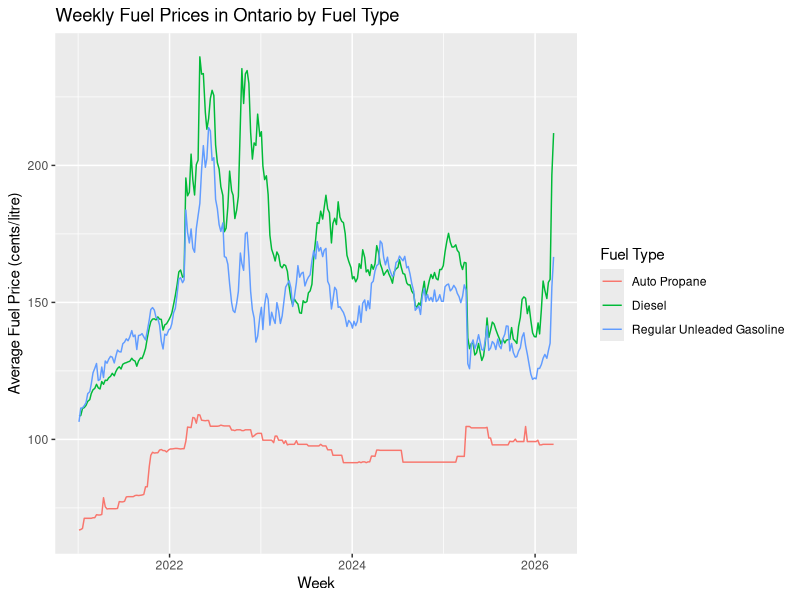
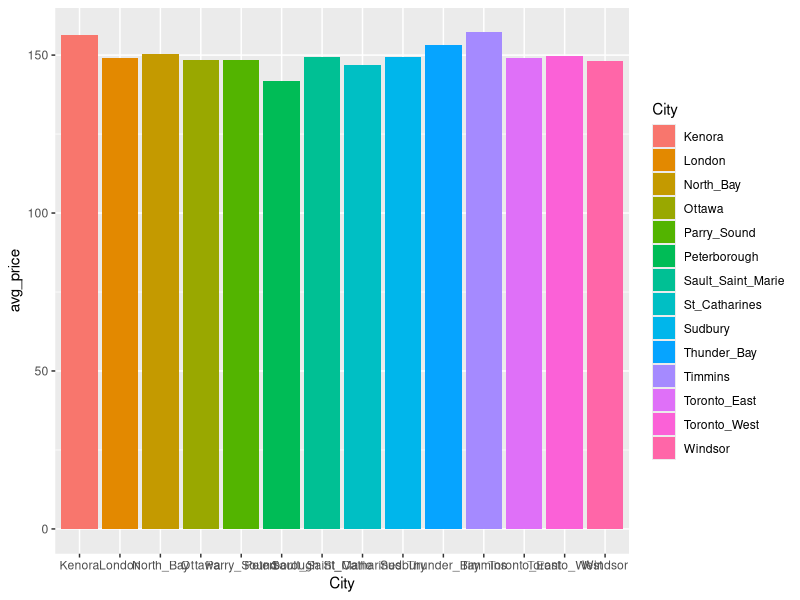
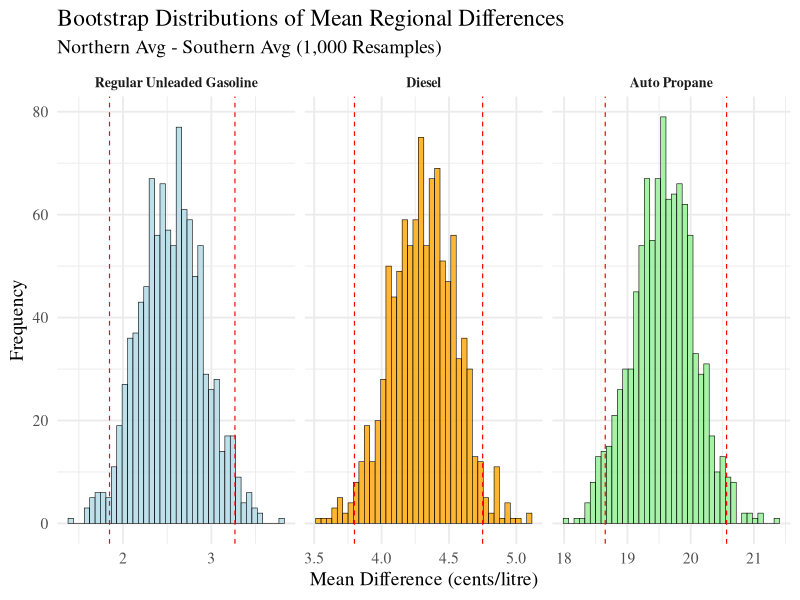

Recreate these plots in R, in order. (Note: this script raises an error after producing the figures.)
## ---- chunk 1
knitr::opts_chunk$set(echo = TRUE)
## ---- chunk 2
library(tidyverse)
library(dplyr)
library(lubridate)
library(knitr)
library(ggplot2)
## ---- chunk 3
raw_data = read.csv("data/fueltypesall.csv")
## ---- chunk 4
d = raw_data %>%
  rename(
    Toronto_West = Toronto.West.Ouest,
    Toronto_East = Toronto.East.Est,
    St_Catharines = St..Catharine.s,
    Sault_Saint_Marie = Sault.Saint.Marie,
    Thunder_Bay = Thunder.Bay,
    North_Bay = North.Bay,
    Parry_Sound = Parry.Sound,
    Ontario_Average = Ontario.Average.Moyenne.provinciale,
    Southern_Ontario_Average = Southern.Average.Moyenne.du.sud.de.l.Ontario,
    Northern_Ontario_Average = Northern.Average.Moyenne.du.nord.de.l.Ontario,
    Fuel_Type = Fuel.Type
  )
## ---- chunk 5
old_cols = names(raw_data)
new_cols = names(d)

names_comparison = data.frame(
  Before = old_cols,
  After = new_cols,
  stringsAsFactors = FALSE 
)

library(knitr)
kable(names_comparison, caption = "Old Column Names vs. New Column Names")
## ---- chunk 6
d = d %>% 
  select(!Type.de.carburant)
## ---- chunk 7
d = d %>%
  mutate(across(where(is.numeric), ~ na_if(., 0)))
## ---- chunk 8
d = d %>%
  mutate(Date = as.Date(Date))
## ---- chunk 9
d = d %>%
  filter(Date >= as.Date("2021-01-01"))
## ---- chunk 10
regular_gas_data = d %>%
  filter(Fuel_Type == "Regular Unleaded Gasoline") %>%
  select(!Fuel_Type)

diesel_data = d %>%
  filter(Fuel_Type == "Diesel") %>%
  select(!Fuel_Type)

auto_propane_data = d %>%
  filter(Fuel_Type == "Auto Propane") %>%
  select(!Fuel_Type)
## ---- chunk 11
glimpse(auto_propane_data)
## ---- chunk 12
regular_gas_data_reg = regular_gas_data %>%
  select(Date, Ottawa, Windsor, London, Peterborough, Sudbury, North_Bay, Parry_Sound, Sault_Saint_Marie, St_Catharines, Thunder_Bay, Toronto_East, Toronto_West, Timmins, Kenora) %>%
  pivot_longer(cols = -Date, names_to = "City", values_to = "Price") %>%
  drop_na() %>%
  mutate(Time_Index = as.numeric(Date - min(Date)))

diesel_data_reg = diesel_data %>%
  select(Date, Ottawa, Windsor, London, Peterborough, Sudbury, North_Bay, Parry_Sound, 
         Sault_Saint_Marie, St_Catharines, Thunder_Bay, Toronto_East, Toronto_West, 
         Timmins, Kenora) %>%
  pivot_longer(cols = -Date, names_to = "City", values_to = "Price") %>%
  drop_na() %>%
  mutate(Time_Index = as.numeric(Date - min(Date)))

auto_propane_data_reg = auto_propane_data %>%
  select(Date, Ottawa, Windsor, London, Thunder_Bay, Toronto_East, Toronto_West, 
         Kenora) %>%
  pivot_longer(cols = -Date, names_to = "City", values_to = "Price") %>%
  drop_na() %>%
  mutate(Time_Index = as.numeric(Date - min(Date)))
## ---- chunk 13
glimpse(auto_propane_data)
## ---- chunk 14
d %>% 
  filter(Fuel_Type %in% c("Regular Unleaded Gasoline", "Diesel", "Auto Propane")) %>%
  ggplot(aes(x = Date, y = Ontario_Average, color = Fuel_Type)) + 
  geom_line() +
  labs(
    title = "Weekly Fuel Prices in Ontario by Fuel Type",
    x = "Week",
    y = "Average Fuel Price (cents/litre)",
    color = "Fuel Type")
## ---- chunk 15
regular_gas_data_reg %>%
  group_by(City) %>%
  summarise(avg_price = mean(Price, na.rm = TRUE)) %>%
  ggplot(aes(x = City, y = avg_price, fill = City)) +
  geom_col()
## ---- chunk 16
# REGULAR GASOLINE
regional_compare_gas = regular_gas_data %>%
  filter(Date >= as.Date("2021-01-01")) %>%
  select(Date, Northern_Ontario_Average, Southern_Ontario_Average) %>%
  drop_na() %>%
  mutate(Reg_Diff = Northern_Ontario_Average - Southern_Ontario_Average)

t_test_gas = t.test(regional_compare_gas$Northern_Ontario_Average, 
                    regional_compare_gas$Southern_Ontario_Average,
                    paired = TRUE)
mean_diff_gas = t_test_gas$estimate
ci_lower_gas = t_test_gas$conf.int[1]
ci_upper_gas = t_test_gas$conf.int[2]
p_val_gas = t_test_gas$p.value

# DIESEL
regional_compare_diesel = diesel_data %>%
  filter(Date >= as.Date("2021-01-01")) %>%
  select(Date, Northern_Ontario_Average, Southern_Ontario_Average) %>%
  drop_na() %>%
  mutate(Reg_Diff = Northern_Ontario_Average - Southern_Ontario_Average)

t_test_diesel = t.test(regional_compare_diesel$Northern_Ontario_Average,
                       regional_compare_diesel$Southern_Ontario_Average,
                       paired = TRUE)
mean_diff_diesel = t_test_diesel$estimate
ci_lower_diesel = t_test_diesel$conf.int[1]
ci_upper_diesel = t_test_diesel$conf.int[2]
p_val_diesel = t_test_diesel$p.value

# AUTO PROPANE
regional_compare_propane = auto_propane_data %>%
  filter(Date >= as.Date("2021-01-01")) %>%
  select(Date, Northern_Ontario_Average, Southern_Ontario_Average) %>%
  drop_na() %>%
  mutate(Reg_Diff = Northern_Ontario_Average - Southern_Ontario_Average)

t_test_propane = t.test(regional_compare_propane$Northern_Ontario_Average,
                        regional_compare_propane$Southern_Ontario_Average,
                        paired = TRUE)
mean_diff_propane = t_test_propane$estimate
ci_lower_propane = t_test_propane$conf.int[1]
ci_upper_propane = t_test_propane$conf.int[2]
p_val_propane = t_test_propane$p.value
## ---- chunk 17
# Create a dataframe to store the results
summary_table = data.frame(
  "Fuel Type" = c(
    "Regular Unleaded Gasoline", 
    "Diesel", 
    "Auto Propane"
  ),
  "Mean Difference (cents/litre)" = c(
    round(mean_diff_gas, 2), 
    round(mean_diff_diesel, 2),
    round(mean_diff_propane, 2)
  ),
  "95% Confidence Interval" = c(
    paste0("(", round(ci_lower_gas, 2), ", ", round(ci_upper_gas, 2), ")"),
    paste0("(", round(ci_lower_diesel, 2), ", ", round(ci_upper_diesel, 2),
           ")"),
    paste0("(", round(ci_lower_propane, 2), ", ", round(ci_upper_propane, 2),
           ")")
  ),
  check.names = FALSE # This prevents R from putting periods in the column names
)

# Use kable to print a perfectly formatted table
kable(summary_table, 
      caption = "Average Price Differences: Northern vs. Southern Ontario",
      align = c("c", "c", "c"))
## ---- chunk 18
# Create a dataframe for the Hypothesis Testing results
ht_table = data.frame(
  "Fuel Type" = c(
    "Regular Unleaded Gasoline", 
    "Diesel", 
    "Auto Propane"
  ),
  "p-value" = c(
    format.pval(p_val_gas),
    format.pval(p_val_diesel),
    format.pval(p_val_propane)
  ),
  check.names = FALSE
)

# Print the table using kable
kable(ht_table, 
      caption = "Paired T-Test Results: Regional Price Differences",
      align = c("l", "c", "c"))
## ---- chunk 19
set.seed(57)  # Set a seed for exact reproducibility
B = 1000      # Number of bootstrap iterations

# Create a custom function using the tidyverse method taught in class
get_boot_ci = function(df) {
  
  # Define the single bootstrap step as taught in lecture
  boot_function = function() {
    # Resample the dataframe 
    boot_data = df %>% slice_sample(n = nrow(df), replace = TRUE)
    
    # Calculate the mean difference
    boot_mean = boot_data %>% summarize(cal.s = mean(Reg_Diff, na.rm = TRUE))
    
    # Extract the value
    return(boot_mean[1,1])
  }
  
  # Replicate the process B times
  boot_means = replicate(B, boot_function())
  
  # Extract the 2.5% and 97.5% percentiles for the 95% CI
  ci = quantile(boot_means, probs = c(0.025, 0.975))
  return(c(lower = ci[1], upper = ci[2]))
}

# Apply the function to all three fuel types using the dataframes we made in 
# Section 5
boot_gas = get_boot_ci(regional_compare_gas)
boot_diesel = get_boot_ci(regional_compare_diesel)
boot_propane = get_boot_ci(regional_compare_propane)
## ---- chunk 20
boot_table = data.frame(
  "Fuel Type" = c("Regular Unleaded Gasoline", "Diesel", "Auto Propane"),
  "Classical 95% CI (T-Test)" = c(
    paste0("(", round(ci_lower_gas, 2), ", ", round(ci_upper_gas, 2), ")"),
    paste0("(", round(ci_lower_diesel, 2), ", ", 
           round(ci_upper_diesel, 2), ")"),
    paste0("(", round(ci_lower_propane, 2), ", ", 
           round(ci_upper_propane, 2), ")")
  ),
  "Bootstrap 95% CI" = c(
    paste0("(", round(boot_gas["lower.2.5%"], 2), ", ",
           round(boot_gas["upper.97.5%"], 2), ")"),
    paste0("(", round(boot_diesel["lower.2.5%"], 2), ", ",
           round(boot_diesel["upper.97.5%"], 2), ")"),
    paste0("(", round(boot_propane["lower.2.5%"], 2), ", ",
           round(boot_propane["upper.97.5%"], 2), ")")
  ),
  check.names = FALSE
)

kable(boot_table, caption = 
        "Comparison of Classical and Bootstrapped 95% Confidence Intervals",
      align = c("l", "c", "c"))
## ---- chunk 21
# 1. Create a function to extract the 1000 raw means for plotting
get_boot_means = function(df) {
  boot_func = function() {
    boot_data = df %>% slice_sample(n = nrow(df), replace = TRUE)
    boot_mean = boot_data %>% summarize(cal.s = mean(Reg_Diff, na.rm = TRUE))
    return(boot_mean[1,1])
  }
  return(replicate(B, boot_func()))
}

# 2. Generate the 1,000 means for the three fuel types
boot_means_gas = get_boot_means(regional_compare_gas)
boot_means_diesel = get_boot_means(regional_compare_diesel)
boot_means_propane = get_boot_means(regional_compare_propane)

# 3. Combine everything into one large dataframe AND set specific order (Levels)
plot_data = data.frame(
  Fuel_Type = factor(
    rep(c("Regular Unleaded Gasoline", "Diesel", "Auto Propane"), each = B),
    levels = c("Regular Unleaded Gasoline", "Diesel", "Auto Propane") 
    # This forces the left-to-right order
  ),
  Means = c(boot_means_gas, boot_means_diesel, boot_means_propane)
)

# 4. Create a dataframe for the Confidence Intervals with the same ordered 
#factor
ci_data = data.frame(
  Fuel_Type = factor(
    c("Regular Unleaded Gasoline", "Diesel", "Auto Propane"),
    levels = c("Regular Unleaded Gasoline", "Diesel", "Auto Propane")
  ),
  Lower = c(boot_gas[1], boot_diesel[1], boot_propane[1]),
  Upper = c(boot_gas[2], boot_diesel[2], boot_propane[2])
)

# 5. Plot using facet_wrap, adding colors and forcing 3 columns (left-to-right)
ggplot(plot_data, aes(x = Means, fill = Fuel_Type)) +
  geom_histogram(bins = 40, color = "black", linewidth = 0.2, alpha = 0.8,
                 show.legend = FALSE) +
  geom_vline(data = ci_data, aes(xintercept = Lower), color = "red",
             linetype = "dashed", linewidth = .4) +
  geom_vline(data = ci_data, aes(xintercept = Upper), color = "red",
             linetype = "dashed", linewidth = .4) +
  scale_fill_manual(values = c(
    "Regular Unleaded Gasoline" = "lightblue", 
    "Diesel" = "orange", 
    "Auto Propane" = "lightgreen"
  )) +
  facet_wrap(~ Fuel_Type, scales = "free_x", ncol = 3) + 
  labs(
    title = "Bootstrap Distributions of Mean Regional Differences",
    subtitle = "Northern Avg - Southern Avg (1,000 Resamples)",
    x = "Mean Difference (cents/litre)", 
    y = "Frequency"
  ) +
  theme_minimal(base_size = 14, base_family = "serif") +
  theme(strip.text = element_text(face = "bold", size = 10))
## ---- chunk 22
# # Visualization on polynomial fitting
# plot_data = regular_gas_data %>%
#   filter(Date >= as.Date("2021-01-01")) %>%
#   mutate(Time_Index = as.numeric(Date - min(Date))) %>%
#   drop_na(Ontario_Average)
# 
# ggplot(plot_data, aes(x = Time_Index, y = Ontario_Average)) + 
#   geom_point() + 
#   geom_smooth(method = "lm", formula = y ~ poly(x, 1), 
#               aes(color = "Deg 1"), se = FALSE, linewidth = 1) + 
#   geom_smooth(method = "lm", formula = y ~ poly(x, 2), 
#               aes(color = "Deg 2"), se = FALSE, linewidth = 1) + 
#   geom_smooth(method = "lm", formula = y ~ poly(x, 3), 
#               aes(color = "Deg 3"), se = FALSE, linewidth = 1) +
#   geom_smooth(method = "lm", formula = y ~ poly(x, 5), 
#               aes(color = "Deg 5"), se = FALSE, linewidth = 1) +
#   labs(
#     title = "Testing Polynomial Fits on Fuel Prices",
#     x = "Week",
#     y = "Ontario Average Fuel Price (cents/litre)",
#     color = "Model Fit"
#   ) +
#   theme_minimal()
## ---- chunk 23

# Data split
regular = regular_gas_data %>% 
  mutate(group_ind = sample(c(1:5), size = nrow(regular_gas_data), replace = TRUE))
diesel = diesel_data %>% 
  mutate(group_ind = sample(c(1:5), size = nrow(regular_gas_data), replace = TRUE))
propane = auto_propane_data %>% 
  mutate(group_ind = sample(c(1:5), size = nrow(auto_propane_data), replace = TRUE))


regular_mse = vector()
diesel_mse = vector()
propane_mse = vector()

for(d in 1:5) {
  mse_fold = vector() 

  for(i in 1:5) {
    
    train_set = regular %>% filter(group_ind != i)
    validation_set = regular %>% filter(group_ind == i)
    
    m_train = lm(Price ~ City + poly(Time_Index, d), data = train_set)
    y_hat = predict(m_train, newdata = validation_set)
    mse_fold[i] = mean((validation_set$Price - y_hat)^2, na.rm = TRUE)
  }
  
  # Take average as final score
  regular_mse[d] = mean(mse_fold)
}


cv_result_regular = data.frame(
  "Polynomial Degree" = c("Degree 1", "Degree 2", "Degree 3", "Degree 4", "Degree 5"),
  "Cross-Validated MSE" = regular_mse,
  check.names = FALSE
)

for(d in 1:5) {
  mse_fold = vector() 

  for(i in 1:5) {
    
    train_set = diesel %>% filter(group_ind != i)
    validation_set = diesel %>% filter(group_ind == i)
    
    m_train = lm(Price ~ City + poly(Time_Index, d), data = train_set)
    y_hat = predict(m_train, newdata = validation_set)
    mse_fold[i] = mean((validation_set$Price - y_hat)^2, na.rm = TRUE)
  }
  
  diesel_mse[d] = mean(mse_fold)
}

cv_result_diesel = data.frame(
  "Polynomial Degree" = c("Degree 1", "Degree 2", "Degree 3", "Degree 4", "Degree 5"),
  "Cross-Validated MSE" = diesel_mse,
  check.names = FALSE
)

for(d in 1:5) {
  mse_fold = vector() 

  for(i in 1:5) {
    # Explicitly defining Train and Validation sets per fold
    train_set = propane %>% filter(group_ind != i)
    validation_set = propane %>% filter(group_ind == i)
    
    m_train = lm(Price ~ City + poly(Time_Index, d), data = train_set)
    y_hat = predict(m_train, newdata = validation_set)
    mse_fold[i] = mean((validation_set$Price - y_hat)^2, na.rm = TRUE)
  }
  
  propane_mse[d] = mean(mse_fold)
}

cv_result_propane = data.frame(
  "Polynomial Degree" = c("Degree 1", "Degree 2", "Degree 3", "Degree 4", "Degree 5"),
  "Cross-Validated MSE" = propane_mse,
  check.names = FALSE
)



kable(cv_result_regular, caption = "Cross-Validation Error (Regular Gas)")
kable(cv_result_diesel, caption = "Cross-Validation Error (Diesel)")
kable(cv_result_propane, caption = "Cross-Validation Error (Auto Propane)")

plot_cv_data = data.frame(
  Degree = rep(1:5, 3),
  MSE = c(regular_mse, diesel_mse, propane_mse),
  Fuel_Type = rep(c("Regular Gas", "Diesel", "Auto Propane"), each = 5)
)

ggplot(plot_cv_data, aes(x = Degree, y = MSE, color = Fuel_Type, group = Fuel_Type)) +
  geom_line(linewidth = 1) +
  geom_point(size = 3) +
  scale_color_manual(values = c("Regular Gas" = "blue", 
                                "Diesel" = "red", 
                                "Auto Propane" = "orange")) +
  labs(
    title = "Cross-Validation Error by Polynomial Degree",
    x = "Polynomial Degree",
    y = "MSE",
    color = "Fuel Type"
  )
## ---- chunk 24
# Final models
regular_fit = lm(Price ~ City + poly(Time_Index, 3), data = regular_gas_data)
diesel_fit = lm(Price ~ City + poly(Time_Index, 3), data = diesel_data)
propane_fit = lm(Price ~ City + poly(Time_Index, 3), data = auto_propane_data)
summary(regular_fit)
summary(diesel_fit)
summary(propane_fit)
